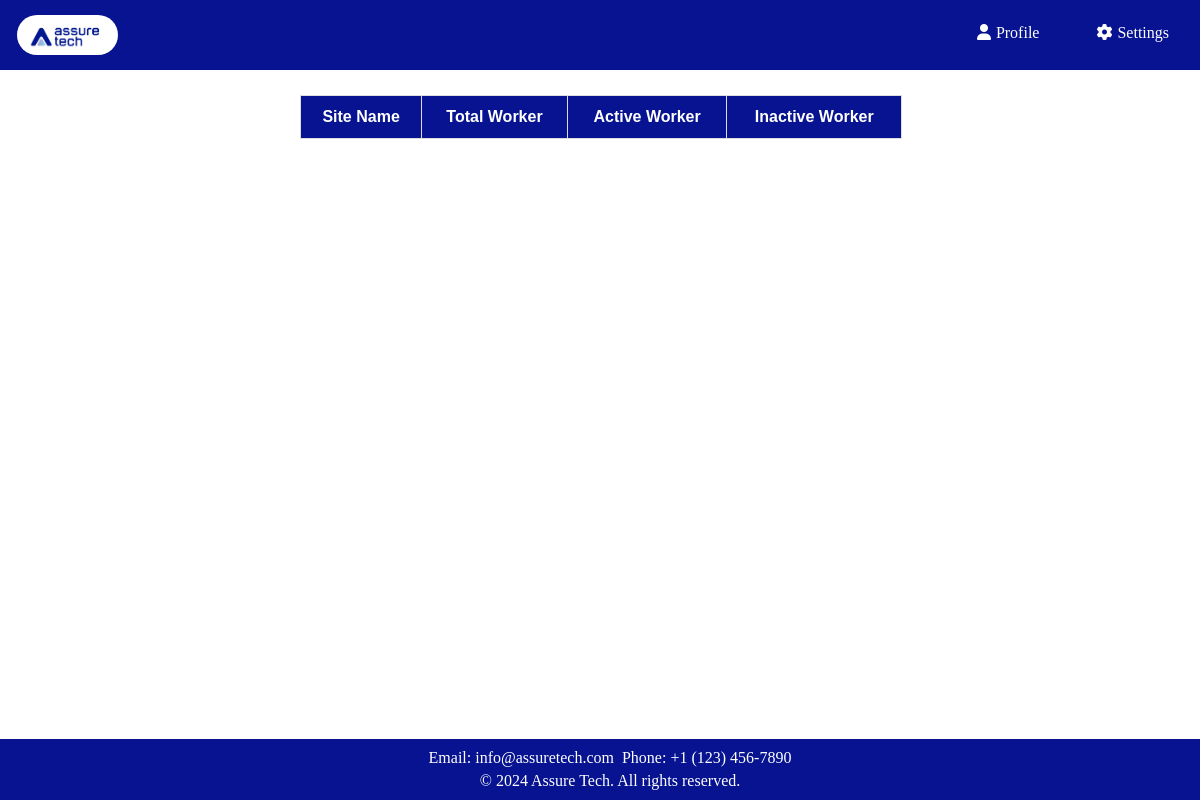
Before: /sites/ with the older database file.
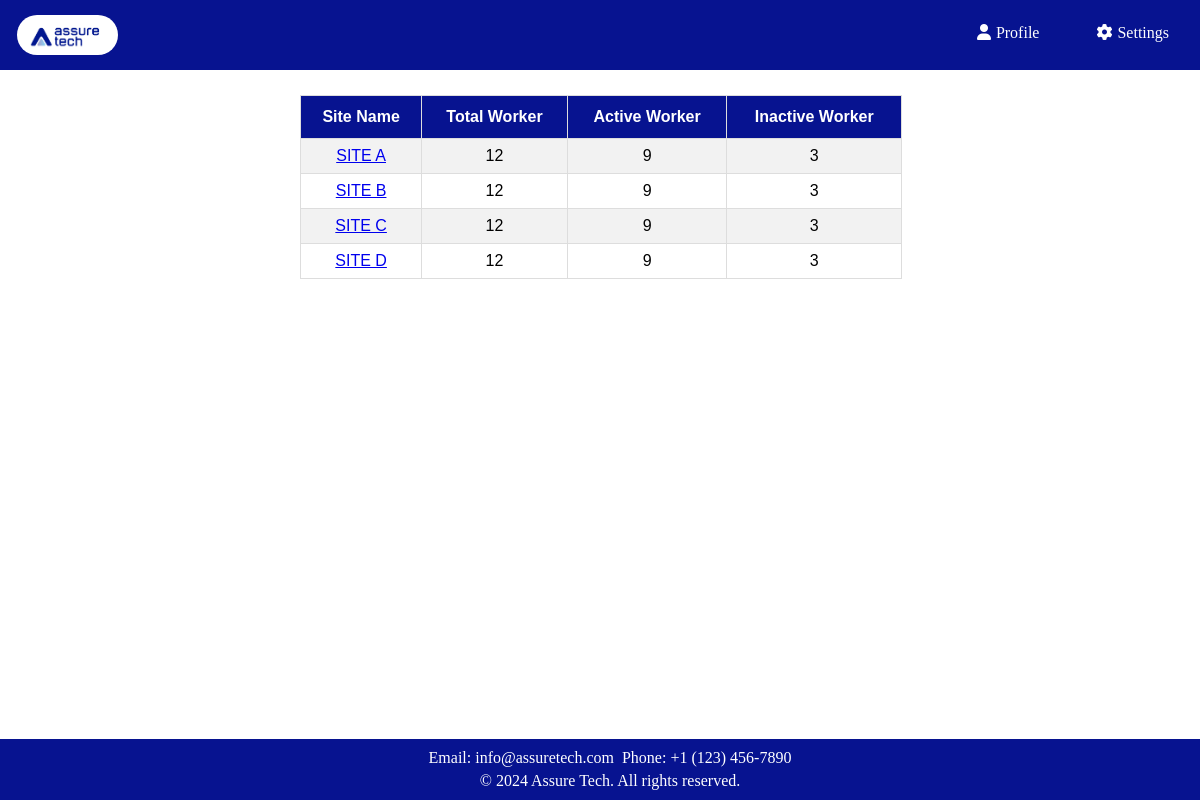
After: the same page with the newer database file.
### app1/models.py (models this page shows, shortened)
class Site(models.Model):
    name = models.CharField(max_length=100)

### app1/views.py (the view)
# urls.py: path('sites/',views.site_view,name='sites'),
def site_view(request):
    sites = Site.objects.all()
    total_users = UserEnrolled.objects.count()
    active_users = UserEnrolled.objects.filter(status='active').count()
    inactive_users = UserEnrolled.objects.filter(status='inactive').count()
    print(f"Total Users: {total_users}, Active Users: {active_users}, Inactive Users: {inactive_users}")
    return render(request, 'app1/site.html', {
        'sites': sites,
        'total_users': total_users,
        'active_users': active_users,
        'inactive_users': inactive_users,
    })

### app1/templates/app1/site.html (shortened to what this page needs)
<!DOCTYPE html>
<html lang="en">
<head>
    {% load static %}
    <link rel="stylesheet" href="https://cdnjs.cloudflare.com/ajax/libs/font-awesome/6.0.0/css/all.min.css">
</head>
<body>
    <div class="nav">
        <a class="logo" href="#"><img src="{% static 'app1/images/logo.jpg' %}" alt="Logo"></a>
        <div class="dropdown">
            <a href="#" class="dropbtn"><i class="fas fa-user"></i>Profile</a>
        </div>
        <div class="dropdown">
            <a href="#" class="dropbtn"><i class="fas fa-cog"></i>Settings</a>
        </div>
    </div>
    <div id="table-container">
        <table id="customers">
            <tr>
                <th>Site Name</th>
                <th>Total Worker</th>
                <th>Active Worker</th>
                <th>Inactive Worker</th>
            </tr>
            {% for site in sites %}
            <tr>
                <td><a href="{% url 'management' %}">{{ site.name }}</a></td>
                <td>{{ total_users }}</td>
                <td>{{ active_users }}</td>
                <td>{{ inactive_users }}</td>
            </tr>
            {% endfor %}
        </table>
    </div>
    <footer>
            <p>Email: info@assuretech.com</p>
            <p>Phone: +1 (123) 456-7890</p>
        <div class="footer-bottom">
            <p>&copy; 2024 Assure Tech. All rights reserved.</p>
        </div>
    </footer>
</body>
</html>

Changed rows visible on the page:
added Site: name "SITE A", total_users "12", active_users "9", inactive_users "3"
added Site: name "SITE B", total_users "12", active_users "9", inactive_users "3"
added Site: name "SITE C", total_users "12", active_users "9", id "3"
added Site: name "SITE D", total_users "12", active_users "9", inactive_users "3"
